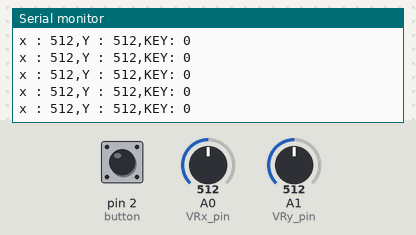
The sketch below on a simulated Arduino Uno, built with avr-gcc and run on an emulated ATmega328P. On the bench: the last lines printed to the serial monitor. The inputs (shaded band) are chosen by the test bench; at power-on: A0 (VRx_pin) = 512, A1 (VRy_pin) = 512, pin 2 (button) LOW.

Above: at 1.2 s.
1.3 s: A0 (VRx_pin) set to 110
At 1.8 s:
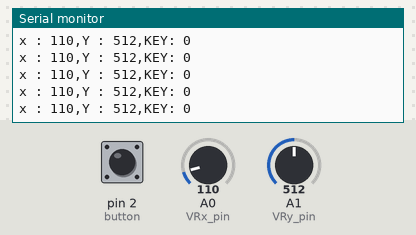
4.3 s: A0 (VRx_pin) set to 94
At 5.2 s:
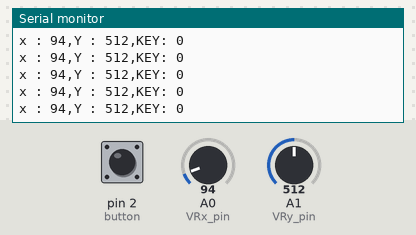
7.3 s: A1 (VRy_pin) set to 110
At 8.4 s:
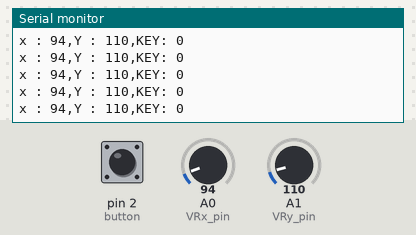
8.8 s: A1 (VRy_pin) set to 91
At 9.3 s:
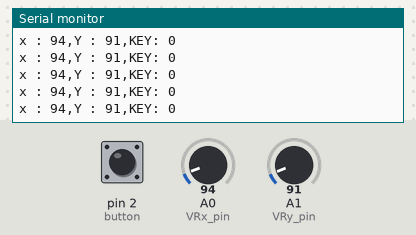
10.3 s: A1 (VRy_pin) set to 11
At 11.4 s:
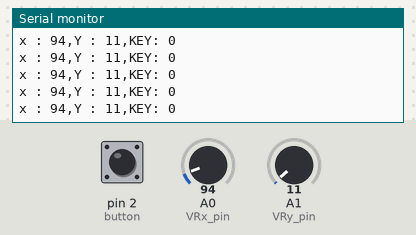
13.3 s: A1 (VRy_pin) set to 8
At 14.3 s:
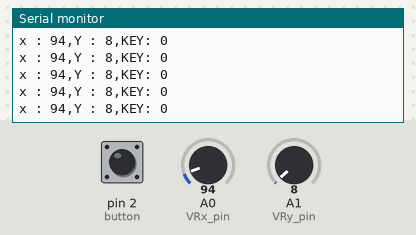
Timing chart, 0 to 15.8 s (numbered marks = the images above; inputs shaded):
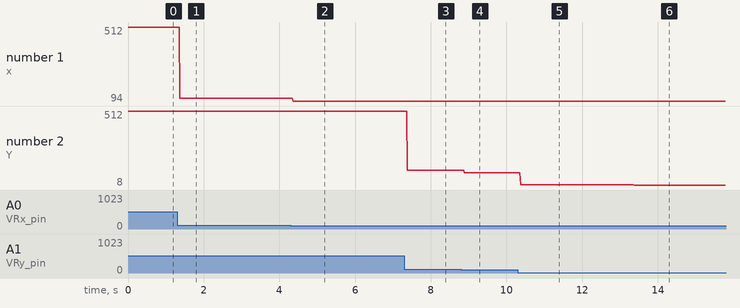

The sketch:

Joycordinate.ino
```cpp
int const VRx_pin = A0;// khai bao chan
int const VRy_pin = A1;

int button = 2; // khai bao chan nut nhan
int VRx , VRy,sw;

void setup(){
    Serial.begin(9600);
}

void loop(){
  VRx = analogRead(VRx_pin);
  VRy = analogRead(VRy_pin);
  sw = digitalRead(button);

// Print the coordinate and Press Value
    Serial.print("x : " ); Serial.print(VRx); Serial.print(",");
    Serial.print("Y : " ); Serial.print(VRy); Serial.print(",");
    Serial.print("KEY: "); Serial.print(sw);
    Serial.println();


}
```

Measured:
- after the input at 1.3 s, the serial monitor: prints a new line after 0.07 s (image 1)
- after the input at 4.3 s, the serial monitor: prints a new line after 0.07 s (image 2)
- after the input at 7.3 s, the serial monitor: prints a new line after 0.08 s (image 3)
- after the input at 8.8 s, the serial monitor: prints a new line after 0.09 s (image 4)
- after the input at 10.3 s, the serial monitor: prints a new line after 0.08 s (image 5)
- after the input at 13.3 s, the serial monitor: prints a new line after 0.07 s (image 6)
- plotted number 1: 512 → 110 after the input at 1.3 s, 110 → 94 after the input at 4.3 s
- plotted number 2: 110 → 91 after the input at 8.8 s, 91 → 11 after the input at 10.3 s, 11 → 8 after the input at 13.3 s
